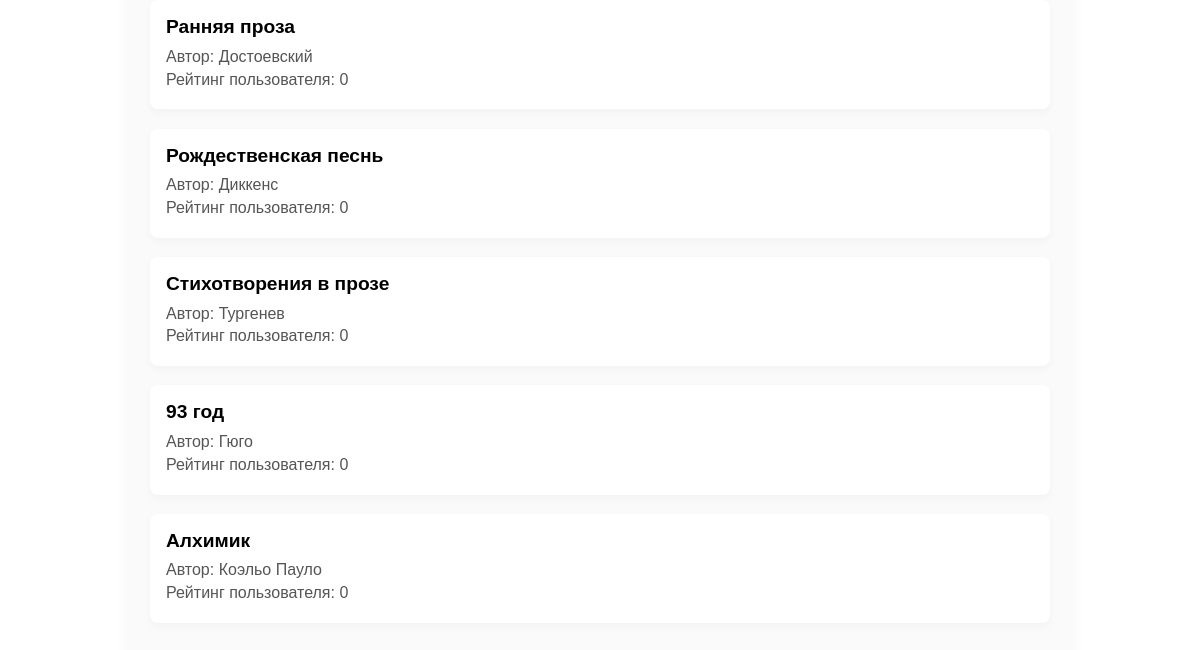
The app's page /catalog/ (signed in, lower part), older data.
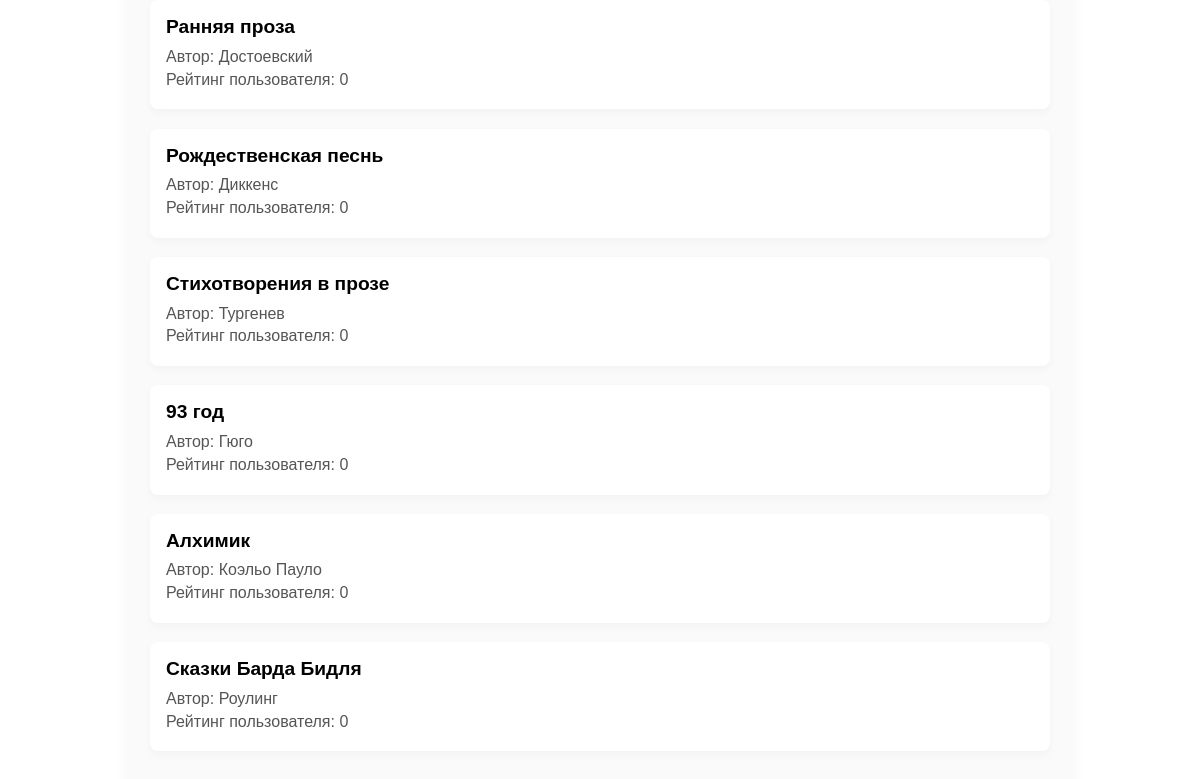
The same page, newer data.
### main/models.py (models this page shows, shortened)
class Book(models.Model):
    title = models.CharField(max_length=200)
    author = models.CharField(max_length=100)
    price = models.DecimalField(max_digits=6, decimal_places=2)
    image = models.ImageField(upload_to='books/')
    category = models.ForeignKey(Category, on_delete=models.CASCADE, related_name='books', null=True, blank=True)

### main/views.py (the view)
# urls.py: path('catalog/', views.catalog_view, name='catalog'),
@login_required
def catalog_view(request):
    categories = Category.objects.all()
    books = Book.objects.all()
    book_ratings = {}
    for book in books:
        rating_obj = Rating.objects.filter(user=request.user, book=book).first()
        book_ratings[book.id] = rating_obj.rating if rating_obj else 0
    context = {
        'books': books,
        'categories': categories,
        'user_ratings': book_ratings,
    }
    return render(request, 'main/catalog.html', context)

### main/templatetags/utils.py (called while the page is built)
@register.filter
def get_item(dictionary, key):
    return dictionary.get(key, 0)

### main/templates/main/catalog.html (shortened to what this page needs)
{% block content %}
{% load utils %}
<div class="page-container">
{% if books %}
    <ul class="book-list">
        {% for book in books %}
            <li class="book-item">
                <strong>{{ book.title }}</strong>
                <span>Автор: {{ book.author }}</span>
                <span>Рейтинг пользователя: {{ user_ratings|get_item:book.id|default:"0" }}</span>
            </li>
        {% endfor %}
    </ul>
{% else %}
    <p><em>Книги не найдены.</em></p>
{% endif %}
</div>
{% endblock %}

Row changes from the older to the newer data that the page shows:
added Book: title "Сказки Барда Бидля", author "Роулинг", id "0"
